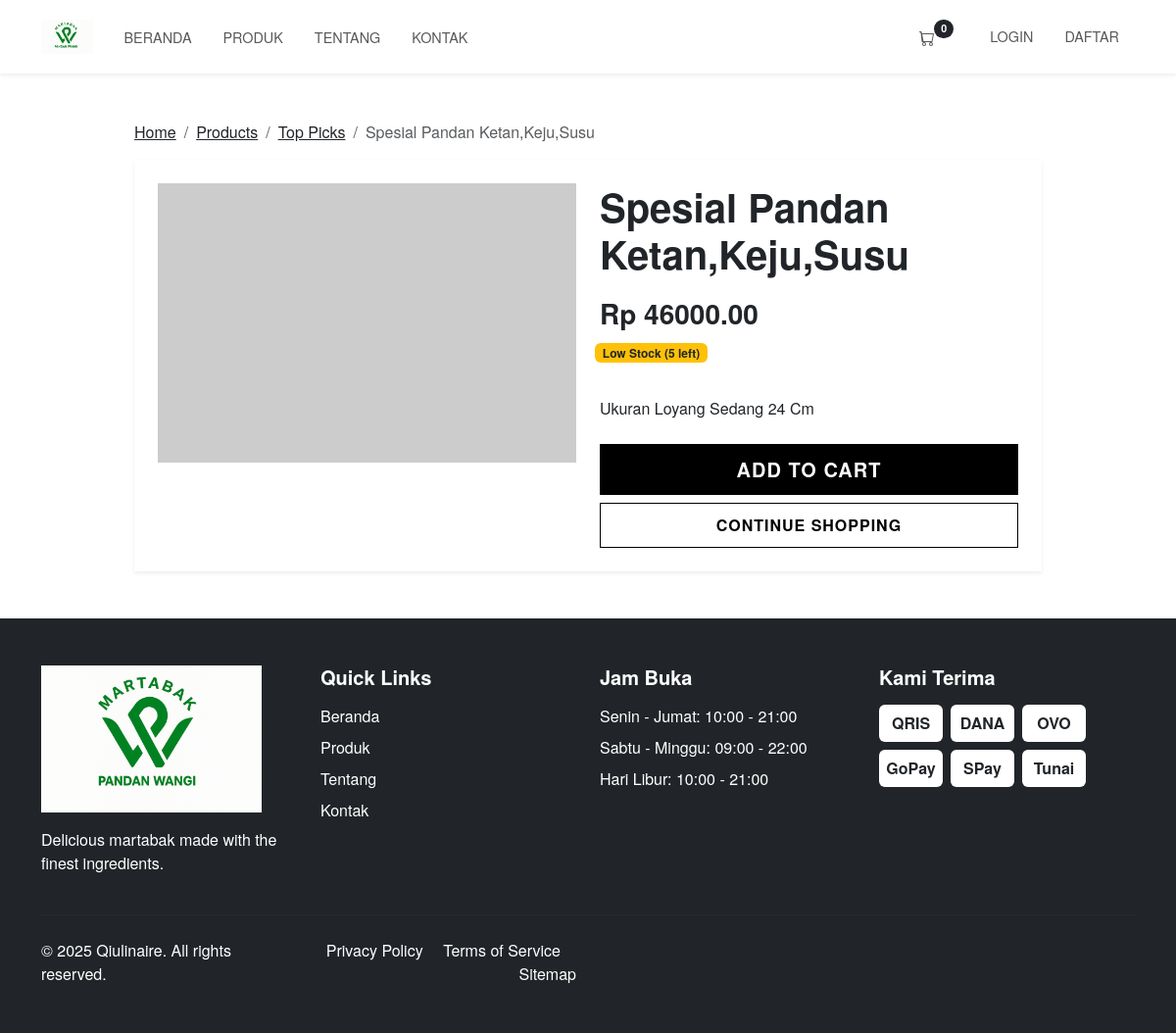
The app's page /products/spesial-pandan-ketan-keju-susu/ with its own data.
### products/models.py (models this page shows, shortened)
class Product(models.Model):
    name = models.CharField(max_length=200)
    slug = models.SlugField(max_length=200, unique=True)
    description = models.TextField()
    price = models.DecimalField(max_digits=10, decimal_places=2)
    stock = models.PositiveIntegerField(default=0)
    image = models.ImageField(upload_to='products/')
    category = models.ForeignKey(Category, on_delete=models.CASCADE, related_name='products')
    created_at = models.DateTimeField(auto_now_add=True)
    updated_at = models.DateTimeField(auto_now=True)
    class Meta:
        ordering = ['-created_at']

class Category(models.Model):
    name = models.CharField(max_length=100)
    slug = models.SlugField(max_length=100, unique=True)
    class Meta:
        verbose_name_plural = 'Categories'

### products/views.py (the view)
# urls.py: path('<slug:slug>/', views.product_detail, name='product_detail'),
def product_detail(request, slug):
    product = get_object_or_404(Product, slug=slug, stock__gt=0)
    return render(request, 'products/product_detail.html', {'product': product})

### templates/products/product_detail.html (shortened to what this page needs)
{% extends 'core/base.html' %}
{% block content %}
<div class="container my-5">
    <div class="row">
        <div class="col-lg-10 mx-auto">
            <nav aria-label="breadcrumb">
                <ol class="breadcrumb">
                    <li class="breadcrumb-item"><a href="{% url 'home' %}" class="text-dark">Home</a></li>
                    <li class="breadcrumb-item"><a href="{% url 'product_list' %}" class="text-dark">Products</a></li>
                    <li class="breadcrumb-item"><a href="{% url 'product_list_by_category' product.category.slug %}" class="text-dark">{{ product.category.name }}</a></li>
                    <li class="breadcrumb-item active" aria-current="page">{{ product.name }}</li>
                </ol>
            </nav>
            <div class="card border-0 shadow-sm">
                <div class="card-body p-4">
                    <div class="row">
                        <div class="col-md-6 mb-4 mb-md-0">
                            <img src="{{ product.image.url }}" class="img-fluid product-detail-img" alt="{{ product.name }}" onerror="this.src='https://via.placeholder.com/600x400?text={{ product.name }}'">
                        </div>
                        <div class="col-md-6">
                            <h1 class="mb-3">{{ product.name }}</h1>
                            <p class="price fs-3 fw-bold mb-3">Rp {{ product.price }}</p>
                            <div class="mb-4">
                                <span class="badge {% if product.stock > 10 %}bg-success{% elif product.stock > 0 %}bg-warning text-dark{% else %}bg-danger{% endif %}">
                                    {% if product.stock > 10 %}In Stock{% elif product.stock > 0 %}Low Stock ({{ product.stock }} left){% else %}Out of Stock{% endif %}
                                </span>
                            </div>
                            <div class="mb-4">
                                {{ product.description|linebreaks }}
                            </div>
                            <div class="d-grid gap-2">
                                <button class="btn btn-dark btn-lg" {% if product.stock <= 0 %}disabled{% endif %} onclick="addToCart({{ product.id }}, '{{ product.name }}', {{ product.price }}, '{{ product.image.url }}')">
                                    Add to Cart
                                </button>
                                <a href="{% url 'product_list' %}" class="btn btn-outline-dark">Continue Shopping</a>
                            </div>
                        </div>
                    </div>
                </div>
            </div>
        </div>
    </div>
</div>
{% endblock %}

### static/css/style.css (style rules this page uses)
body { font-family: 'Helvetica Neue', Arial, sans-serif; color: #000; background-color: #fff; }
h1, h2, h3, h4, h5, h6 { font-weight: 700; }
.btn-dark { background-color: #000; border-color: #000; border-radius: 0; padding: 10px 20px; text-transform: uppercase; font-weight: 600; letter-spacing: 1px; transition: all 0.3s ease; }
.btn-outline-dark { color: #000; border-color: #000; border-radius: 0; padding: 10px 20px; text-transform: uppercase; font-weight: 600; letter-spacing: 1px; transition: all 0.3s ease; }
.card { border-radius: 0; transition: all 0.3s ease; }
.badge { position: relative; top: -10px; left: -5px; }
.product-detail-img { max-height: 400px; object-fit: cover; }

### records on screen
Product: category.name "Top Picks", name "Spesial Pandan Ketan,Keju,Susu", price "46000.00", stock "5", description "Ukuran Loyang Sedang 24 Cm"
